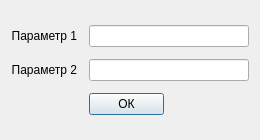
<?xml version="1.0" encoding="UTF-8"?>
<ui version="4.0">
 <class>ParamsDialog</class>
 <widget class="QDialog" name="ParamsDialog">
  <property name="geometry">
   <rect>
    <x>0</x>
    <y>0</y>
    <width>260</width>
    <height>140</height>
   </rect>
  </property>
  <property name="sizePolicy">
   <sizepolicy hsizetype="Fixed" vsizetype="Fixed">
    <horstretch>0</horstretch>
    <verstretch>0</verstretch>
   </sizepolicy>
  </property>
  <property name="minimumSize">
   <size>
    <width>260</width>
    <height>140</height>
   </size>
  </property>
  <property name="maximumSize">
   <size>
    <width>260</width>
    <height>140</height>
   </size>
  </property>
  <property name="windowTitle">
   <string>Параметры алгоритма</string>
  </property>
  <layout class="QFormLayout" name="formLayout">
   <property name="labelAlignment">
    <set>Qt::AlignRight|Qt::AlignTrailing|Qt::AlignVCenter</set>
   </property>
   <property name="formAlignment">
    <set>Qt::AlignRight|Qt::AlignTrailing|Qt::AlignVCenter</set>
   </property>
   <property name="horizontalSpacing">
    <number>12</number>
   </property>
   <property name="verticalSpacing">
    <number>12</number>
   </property>
   <item row="0" column="0">
    <widget class="QLabel" name="paramFirstLabel">
     <property name="text">
      <string>Параметр 1</string>
     </property>
     <property name="alignment">
      <set>Qt::AlignRight|Qt::AlignTrailing|Qt::AlignVCenter</set>
     </property>
    </widget>
   </item>
   <item row="0" column="1">
    <widget class="QLineEdit" name="paramFirstValue"/>
   </item>
   <item row="1" column="0">
    <widget class="QLabel" name="paramSecondLabel">
     <property name="text">
      <string>Параметр 2</string>
     </property>
     <property name="alignment">
      <set>Qt::AlignRight|Qt::AlignTrailing|Qt::AlignVCenter</set>
     </property>
    </widget>
   </item>
   <item row="1" column="1">
    <widget class="QLineEdit" name="paramSecondValue"/>
   </item>
   <item row="2" column="1">
    <widget class="QPushButton" name="confirm">
     <property name="maximumSize">
      <size>
       <width>75</width>
       <height>16777215</height>
      </size>
     </property>
     <property name="layoutDirection">
      <enum>Qt::LeftToRight</enum>
     </property>
     <property name="text">
      <string>ОК</string>
     </property>
    </widget>
   </item>
  </layout>
 </widget>
 <resources/>
 <connections/>
</ui>
